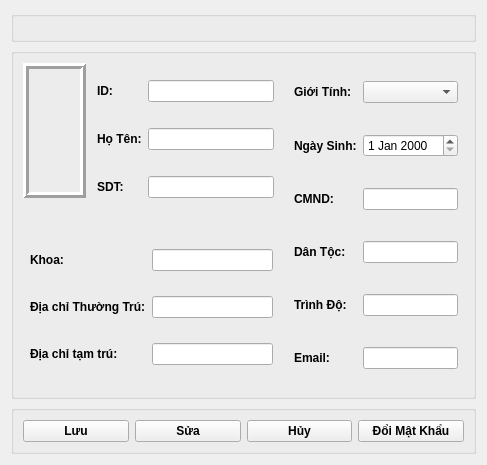
               <widget class="QWidget" name="page_TKGV">
                <layout class="QHBoxLayout" name="horizontalLayout_82">
                 <item>
                  <layout class="QVBoxLayout" name="verticalLayout_50" stretch="1,4,1">
                   <item>
                    <layout class="QHBoxLayout" name="horizontalLayout_75">
                     <item>
                      <widget class="QGroupBox" name="groupBox_38">
                       <property name="title">
                        <string/>
                       </property>
                       <widget class="QLabel" name="label_12">
                        <property name="geometry">
                         <rect>
                          <x>260</x>
                          <y>10</y>
                          <width>671</width>
                          <height>51</height>
                         </rect>
                        </property>
                        <property name="font">
                         <font>
                          <pointsize>14</pointsize>
                          <weight>75</weight>
                          <bold>true</bold>
                         </font>
                        </property>
                        <property name="text">
                         <string>Thông tin giảng viên</string>
                        </property>
                        <property name="alignment">
                         <set>Qt::AlignCenter</set>
                        </property>
                       </widget>
                      </widget>
                     </item>
                    </layout>
                   </item>
                   <item>
                    <layout class="QHBoxLayout" name="horizontalLayout_76">
                     <item>
                      <widget class="QGroupBox" name="groupBox_39">
                       <property name="title">
                        <string/>
                       </property>
                       <layout class="QHBoxLayout" name="horizontalLayout_77">
                        <item>
                         <layout class="QHBoxLayout" name="horizontalLayout_78" stretch="3,2">
                          <item>
                           <layout class="QVBoxLayout" name="verticalLayout_51" stretch="2,2">
                            <item>
                             <layout class="QHBoxLayout" name="horizontalLayout_79" stretch="1,3">
                              <item>
                               <layout class="QVBoxLayout" name="verticalLayout_52">
                                <item>
                                 <widget class="QLabel" name="lbl_AvatarGV_10">
                                  <property name="frameShape">
                                   <enum>QFrame::Box</enum>
                                  </property>
                                  <property name="frameShadow">
                                   <enum>QFrame::Raised</enum>
                                  </property>
                                  <property name="lineWidth">
                                   <number>3</number>
                                  </property>
                                  <property name="text">
                                   <string/>
                                  </property>
                                  <property name="pixmap">
                                   <pixmap>C:/Users/Admin/OneDrive/Máy tính/Who1.png</pixmap>
                                  </property>
                                 </widget>
                                </item>
                               </layout>
                              </item>
                              <item>
                               <layout class="QFormLayout" name="formLayout_23">
                                <property name="verticalSpacing">
                                 <number>26</number>
                                </property>
                                <property name="leftMargin">
                                 <number>5</number>
                                </property>
                                <property name="topMargin">
                                 <number>17</number>
                                </property>
                                <property name="rightMargin">
                                 <number>7</number>
                                </property>
                                <item row="0" column="0">
                                 <widget class="QLabel" name="iDLabel_4">
                                  <property name="font">
                                   <font>
                                    <weight>75</weight>
                                    <bold>true</bold>
                                   </font>
                                  </property>
                                  <property name="text">
                                   <string>ID:</string>
                                  </property>
                                 </widget>
                                </item>
                                <item row="0" column="1">
                                 <widget class="QLineEdit" name="fi_IDGV_10">
                                  <property name="font">
                                   <font>
                                    <weight>50</weight>
                                    <bold>false</bold>
                                   </font>
                                  </property>
                                 </widget>
                                </item>
                                <item row="1" column="0">
                                 <widget class="QLabel" name="hTNLabel_5">
                                  <property name="font">
                                   <font>
                                    <weight>75</weight>
                                    <bold>true</bold>
                                   </font>
                                  </property>
                                  <property name="text">
                                   <string>Họ Tên:</string>
                                  </property>
                                 </widget>
                                </item>
                                <item row="1" column="1">
                                 <widget class="QLineEdit" name="fi_HoTenGV_10">
                                  <property name="font">
                                   <font>
                                    <weight>50</weight>
                                    <bold>false</bold>
                                   </font>
                                  </property>
                                 </widget>
                                </item>
                                <item row="2" column="0">
                                 <widget class="QLabel" name="sDTLabel_2">
                                  <property name="font">
                                   <font>
                                    <weight>75</weight>
                                    <bold>true</bold>
                                   </font>
                                  </property>
                                  <property name="text">
                                   <string>SDT:</string>
                                  </property>
                                 </widget>
                                </item>
                                <item row="2" column="1">
                                 <widget class="QLineEdit" name="fi_SDT_10">
                                  <property name="font">
                                   <font>
                                    <weight>50</weight>
                                    <bold>false</bold>
                                   </font>
                                  </property>
                                 </widget>
                                </item>
                               </layout>
                              </item>
                             </layout>
                            </item>
                            <item>
                             <layout class="QFormLayout" name="formLayout_24">
                              <property name="verticalSpacing">
                               <number>25</number>
                              </property>
                              <property name="leftMargin">
                               <number>7</number>
                              </property>
                              <property name="topMargin">
                               <number>45</number>
                              </property>
                              <property name="rightMargin">
                               <number>8</number>
                              </property>
                              <property name="bottomMargin">
                               <number>22</number>
                              </property>
                              <item row="1" column="0">
                               <widget class="QLabel" name="aChThNgTrLabel_2">
                                <property name="font">
                                 <font>
                                  <weight>75</weight>
                                  <bold>true</bold>
                                 </font>
                                </property>
                                <property name="text">
                                 <string>Địa chỉ Thường Trú:</string>
                                </property>
                               </widget>
                              </item>
                              <item row="1" column="1">
                               <widget class="QLineEdit" name="fi_DDThuongTru_10">
                                <property name="font">
                                 <font>
                                  <weight>50</weight>
                                  <bold>false</bold>
                                 </font>
                                </property>
                               </widget>
                              </item>
                              <item row="2" column="0">
                               <widget class="QLabel" name="aChTMTrLabel_2">
                                <property name="font">
                                 <font>
                                  <weight>75</weight>
                                  <bold>true</bold>
                                 </font>
                                </property>
                                <property name="text">
                                 <string>Địa chỉ tạm trú:</string>
                                </property>
                               </widget>
                              </item>
                              <item row="2" column="1">
                               <widget class="QLineEdit" name="fi_DCTamTru_10">
                                <property name="font">
                                 <font>
                                  <weight>50</weight>
                                  <bold>false</bold>
                                 </font>
                                </property>
                               </widget>
                              </item>
                              <item row="0" column="0">
                               <widget class="QLabel" name="khoaLabel_3">
                                <property name="font">
                                 <font>
                                  <weight>75</weight>
                                  <bold>true</bold>
                                 </font>
                                </property>
                                <property name="text">
                                 <string>Khoa:</string>
                                </property>
                               </widget>
                              </item>
                              <item row="0" column="1">
                               <widget class="QLineEdit" name="fi_Khoa_10">
                                <property name="font">
                                 <font>
                                  <weight>50</weight>
                                  <bold>false</bold>
                                 </font>
                                </property>
                               </widget>
                              </item>
                             </layout>
                            </item>
                           </layout>
                          </item>
                          <item>
                           <layout class="QFormLayout" name="formLayout_25">
                            <property name="verticalSpacing">
                             <number>31</number>
                            </property>
                            <property name="leftMargin">
                             <number>7</number>
                            </property>
                            <property name="topMargin">
                             <number>18</number>
                            </property>
                            <property name="rightMargin">
                             <number>6</number>
                            </property>
                            <item row="1" column="0">
                             <widget class="QLabel" name="ngYSinhLabel_2">
                              <property name="font">
                               <font>
                                <weight>75</weight>
                                <bold>true</bold>
                               </font>
                              </property>
                              <property name="text">
                               <string>Ngày Sinh:</string>
                              </property>
                             </widget>
                            </item>
                            <item row="1" column="1">
                             <widget class="QDateEdit" name="fi_NgaySinhGV_10">
                              <property name="font">
                               <font>
                                <weight>50</weight>
                                <bold>false</bold>
                               </font>
                              </property>
                             </widget>
                            </item>
                            <item row="2" column="0">
                             <widget class="QLabel" name="cMNDLabel_2">
                              <property name="font">
                               <font>
                                <weight>75</weight>
                                <bold>true</bold>
                               </font>
                              </property>
                              <property name="text">
                               <string>CMND:</string>
                              </property>
                             </widget>
                            </item>
                            <item row="2" column="1">
                             <widget class="QLineEdit" name="fi_CMND_10">
                              <property name="font">
                               <font>
                                <weight>50</weight>
                                <bold>false</bold>
                               </font>
                              </property>
                             </widget>
                            </item>
                            <item row="3" column="0">
                             <widget class="QLabel" name="dNTCLabel_2">
                              <property name="font">
                               <font>
                                <weight>75</weight>
                                <bold>true</bold>
                               </font>
                              </property>
                              <property name="text">
                               <string>Dân Tộc:</string>
                              </property>
                             </widget>
                            </item>
                            <item row="3" column="1">
                             <widget class="QLineEdit" name="fi_DanToc_10">
                              <property name="font">
                               <font>
                                <weight>50</weight>
                                <bold>false</bold>
                               </font>
                              </property>
                             </widget>
                            </item>
                            <item row="4" column="0">
                             <widget class="QLabel" name="trNhLabel_2">
                              <property name="font">
                               <font>
                                <weight>75</weight>
                                <bold>true</bold>
                               </font>
                              </property>
                              <property name="text">
                               <string>Trình Độ:</string>
                              </property>
                             </widget>
                            </item>
                            <item row="4" column="1">
                             <widget class="QLineEdit" name="fi_TrinhDo_10">
                              <property name="font">
                               <font>
                                <weight>50</weight>
                                <bold>false</bold>
                               </font>
                              </property>
                             </widget>
                            </item>
                            <item row="5" column="0">
                             <widget class="QLabel" name="emailLabel_2">
                              <property name="font">
                               <font>
                                <weight>75</weight>
                                <bold>true</bold>
                               </font>
                              </property>
                              <property name="text">
                               <string>Email:</string>
                              </property>
                             </widget>
                            </item>
                            <item row="5" column="1">
                             <widget class="QLineEdit" name="fi_Email_10">
                              <property name="font">
                               <font>
                                <weight>50</weight>
                                <bold>false</bold>
                               </font>
                              </property>
                             </widget>
                            </item>
                            <item row="0" column="0">
                             <widget class="QLabel" name="giITNhLabel_2">
                              <property name="font">
                               <font>
                                <weight>75</weight>
                                <bold>true</bold>
                               </font>
                              </property>
                              <property name="text">
                               <string>Giới Tính:</string>
                              </property>
                             </widget>
                            </item>
                            <item row="0" column="1">
                             <widget class="QComboBox" name="fi_GioiTinhGV_10">
                              <property name="font">
                               <font>
                                <weight>50</weight>
                                <bold>false</bold>
                               </font>
                              </property>
                             </widget>
                            </item>
                           </layout>
                          </item>
                         </layout>
                        </item>
                       </layout>
                      </widget>
                     </item>
                    </layout>
                   </item>
                   <item>
                    <layout class="QHBoxLayout" name="horizontalLayout_80">
                     <item>
                      <widget class="QGroupBox" name="groupBox_40">
                       <property name="title">
                        <string/>
                       </property>
                       <layout class="QHBoxLayout" name="horizontalLayout_81">
                        <item>
                         <widget class="QPushButton" name="btn_LuuGV_10">
                          <property name="font">
                           <font>
                            <weight>75</weight>
                            <bold>true</bold>
                           </font>
                          </property>
                          <property name="text">
                           <string>Lưu</string>
                          </property>
                         </widget>
                        </item>
                        <item>
                         <widget class="QPushButton" name="btn_SuaGV_10">
                          <property name="font">
                           <font>
                            <weight>75</weight>
                            <bold>true</bold>
                           </font>
                          </property>
                          <property name="text">
                           <string>Sửa</string>
                          </property>
                         </widget>
                        </item>
                        <item>
                         <widget class="QPushButton" name="btn_HuyGV_10">
                          <property name="font">
                           <font>
                            <weight>75</weight>
                            <bold>true</bold>
                           </font>
                          </property>
                          <property name="text">
                           <string>Hủy</string>
                          </property>
                         </widget>
                        </item>
                        <item>
                         <widget class="QPushButton" name="btn_DoiMatKhau_10">
                          <property name="font">
                           <font>
                            <weight>75</weight>
                            <bold>true</bold>
                           </font>
                          </property>
                          <property name="text">
                           <string>Đổi Mật Khẩu</string>
                          </property>
                         </widget>
                        </item>
                       </layout>
                      </widget>
                     </item>
                    </layout>
                   </item>
                  </layout>
                 </item>
                </layout>
               </widget>
